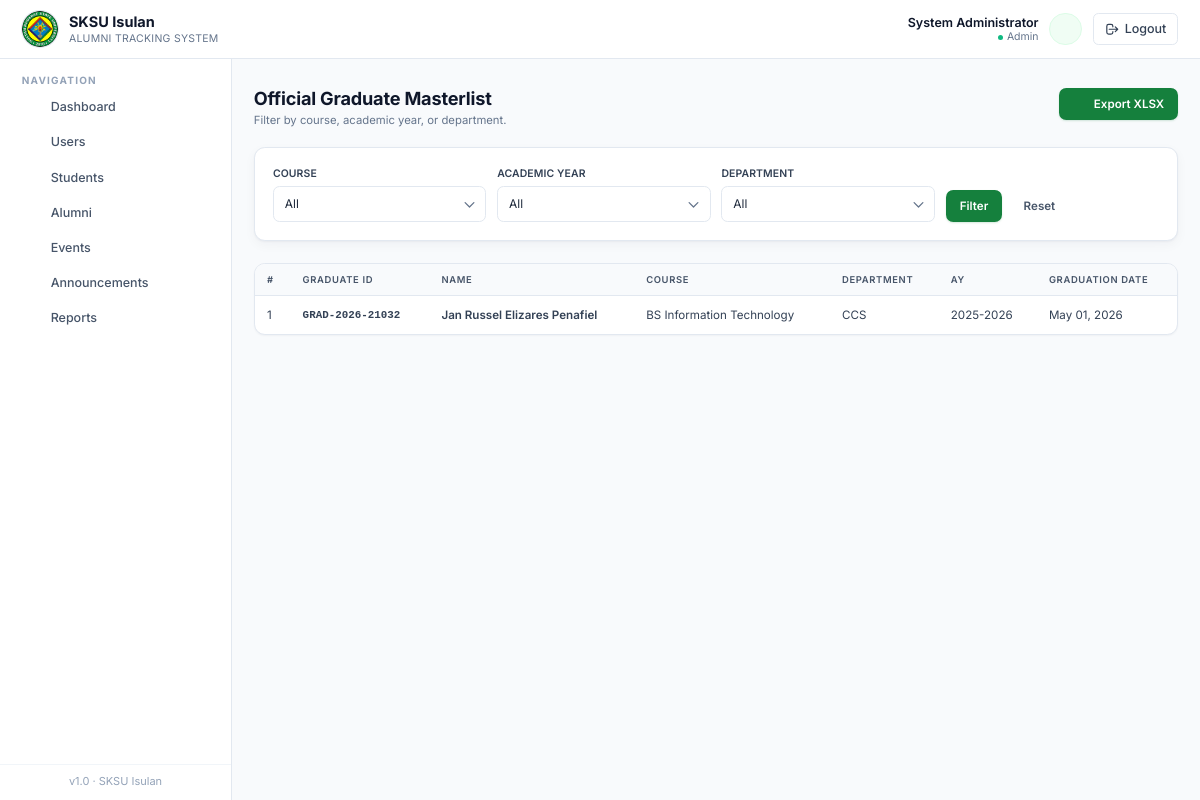
The app's page /pages/registrar/masterlist.php (signed in) with its own data.
### tables this page shows
CREATE TABLE `graduates` (
  `id` int(11) NOT NULL,
  `student_id` int(11) NOT NULL,
  `graduate_id` varchar(30) NOT NULL,
  `course` varchar(120) DEFAULT NULL,
  `department` varchar(120) DEFAULT NULL,
  `academic_year` varchar(20) DEFAULT NULL,
  `graduation_date` date DEFAULT NULL,
  `honors` varchar(80) DEFAULT NULL,
  `approved_by` int(11) DEFAULT NULL,
  `approved_at` datetime DEFAULT current_timestamp()
);

CREATE TABLE `users` (
  `id` int(11) NOT NULL,
  `full_name` varchar(150) NOT NULL,
  `email` varchar(150) NOT NULL,
  `password` varchar(255) NOT NULL,
  `role` enum('student','registrar','alumni','admin') NOT NULL DEFAULT 'student',
  `contact` varchar(30) DEFAULT NULL,
  `address` varchar(255) DEFAULT NULL,
  `status` enum('active','inactive') DEFAULT 'active',
  `created_at` datetime DEFAULT current_timestamp()
);

### includes/options.php (called while the page is built, shortened)
<?php
function app_course_groups(): array {
    return [
        'Engineering and Computing' => [
            'Bachelor of Science in Information Technology (BSIT)',
            'Bachelor of Science in Computer Science (BSCS)',
            'Bachelor of Science in Information Systems (BSIS)',
            'Bachelor of Science in Computer Engineering (BSCpE)',
            'Bachelor of Science in Civil Engineering (BSCE)',
        ],
        'Education and Technology' => [
            'Bachelor in Technical Teacher Education (BTTE)',
        ],
        'Industrial Technology Programs' => [
            'Bachelor in Industrial Technology major in Architectural Drafting Technology',
            'Bachelor in Industrial Technology major in Automotive Technology',
            'Bachelor in Industrial Technology major in Civil Technology',
            'Bachelor in Industrial Technology major in Electrical Technology',
            'Bachelor in Industrial Technology major in Food Technology',
            'Bachelor in Industrial Technology major in Electronics Technology',
        ],
    ];
}

### includes/db.php (called while the page is built, shortened)
<?php
function db_select($conn, $sql, $types = '', $params = []) {
    $stmt = mysqli_prepare($conn, $sql);
    mysqli_stmt_execute($stmt);
    $result = mysqli_stmt_get_result($stmt);
    $rows = [];
    while ($row = mysqli_fetch_assoc($result)) {
        $rows[] = $row;
    }
    return $rows;
}
function e($value) {
    return htmlspecialchars((string)$value, ENT_QUOTES, 'UTF-8');
}

### includes/helpers.php (called while the page is built, shortened)
<?php
require_once __DIR__ . '/icons.php';
require_once __DIR__ . '/options.php';
function fmt_date($date) {
    return date('M d, Y', strtotime($date));
}
function paginate(array $rows, int $per_page = 10, string $param = 'page'): array {
    $total = count($rows);
    $pages = max(1, (int)ceil($total / max(1, $per_page)));
    $page  = max(1, min($pages, (int)($_GET[$param] ?? 1)));
    $start = ($page - 1) * $per_page;
    $slice = array_slice($rows, $start, $per_page);
    return [
        'rows'     => $slice,
        'page'     => $page,
        'pages'    => $pages,
        'total'    => $total,
        'per_page' => $per_page,
        'from'     => $total ? $start + 1 : 0,
        'to'       => $start + count($slice),
        'param'    => $param,
    ];
}

### pages/registrar/masterlist.php (the view, shortened to what this page needs)
<?php
require_once __DIR__ . '/../../includes/auth.php';
require_once __DIR__ . '/../../includes/helpers.php';
$course = $_GET['course'] ?? '';
$year   = $_GET['year'] ?? '';
$dept   = $_GET['dept'] ?? '';
$conds = ['1'];
$types = '';
$params = [];
$where = implode(' AND ', $conds);
$all_rows = db_select($conn,
    "SELECT g.*, u.full_name, u.email FROM graduates g
     JOIN students s ON s.id=g.student_id JOIN users u ON u.id=s.user_id
     WHERE $where ORDER BY g.course, u.full_name", $types, $params);
$pg = paginate($all_rows, 15);
$years   = db_select($conn, "SELECT DISTINCT academic_year FROM graduates WHERE academic_year IS NOT NULL ORDER BY academic_year DESC");
include __DIR__ . '/../../templates/header.php';
include __DIR__ . '/../../templates/sidebar.php';
?>
<main class="flex-1 px-4 sm:px-6 py-8">
  <div class="page-head">
    <div>
      <h1>Official Graduate Masterlist</h1>
      <p class="subtitle">Filter by course, academic year, or department.</p>
    </div>
    <a href="<?= APP_URL ?>/actions/export_masterlist.php?<?= http_build_query(['course'=>$course,'year'=>$year,'dept'=>$dept]) ?>" class="btn-primary">
      <?= icon('document','w-4 h-4') ?>
      Export XLSX
    </a>
  </div>
  <form class="card grid sm:grid-cols-4 gap-3 mb-6 items-end">
    <div><label class="label">Course</label>
      <select name="course" class="input"><option value="">All</option>
      </select>
    </div>
    <div><label class="label">Academic Year</label>
      <select name="year" class="input"><option value="">All</option>
      </select>
    </div>
    <div><label class="label">Department</label>
      <select name="dept" class="input"><option value="">All</option>
      </select>
    </div>
    <div class="flex gap-2">
      <button class="btn-primary">Filter</button>
      <a href="?" class="btn-ghost">Reset</a>
    </div>
  </form>
  <div class="table-wrap has-pagination overflow-x-auto">
    <table class="table-clean">
      <thead>
        <tr>
          <th class="pl-6">#</th>
          <th>Graduate ID</th>
          <th>Name</th>
          <th>Course</th>
          <th>Department</th>
          <th>AY</th>
          <th class="pr-6">Graduation Date</th>
        </tr>
      </thead>
      <tbody>
        <?php $i = ($pg['page'] - 1) * $pg['per_page']; foreach ($rows as $r): $i++; ?>
          <tr>
            <td class="pl-6 text-ink-500" data-label="#"><?= $i ?></td>
            <td class="font-mono text-xs font-bold text-crimson-700" data-label="Graduate ID"><?= e($r['graduate_id']) ?></td>
            <td class="font-semibold text-ink-900" data-label="Name"><?= e($r['full_name']) ?></td>
            <td class="text-ink-700" data-label="Course"><?= e($r['course']) ?></td>
            <td class="text-ink-600" data-label="Department"><?= e($r['department']) ?></td>
            <td class="text-ink-600" data-label="AY"><?= e($r['academic_year']) ?></td>
            <td class="pr-6 text-ink-600" data-label="Graduation Date"><?= fmt_date($r['graduation_date']) ?></td>
          </tr>
        <?php endforeach; ?>
      </tbody>
    </table>
  </div>
</main>
<?php include __DIR__ . '/../../templates/footer.php'; ?>

### assets/css/app.css (style rules this page uses)
:root { --crimson-50:#f0fdf4; --crimson-100:#dcfce7; --crimson-200:#bbf7d0; --crimson-300:#86efac; --crimson-400:#4ade80; --crimson-500:#22c55e; --crimson-600:#16a34a; --crimson-700:#15803d; --crimson-800:#166534; --crimson-900:#14532d; --ink-50:#f8fafc; --ink-100:#f1f5f9; --ink-200:#e2e8f0; --ink-300:#cbd5e1; --ink-400:#94a3b8; --ink-500:#64748b; --ink-600:#475569; --ink-700:#334155; --ink-800:#1e293b; --ink-900:#0f172a; }
html { font-size: 14.5px; }
html, body { font-family: 'Inter', ui-sans-serif, system-ui, -apple-system, 'Segoe UI', Roboto, sans-serif; }
body { color: var(--ink-800); background: var(--ink-50); line-height: 1.5; }
.card { background:#fff; border-radius: 0.75rem; border:1px solid var(--ink-200); box-shadow: 0 1px 2px rgba(15,23,42,0.04), 0 4px 12px rgba(15,23,42,0.04); padding:1.25rem; transition: box-shadow .2s ease, transform .2s ease, border-color .2s ease; }
.btn-primary, .btn-secondary, .btn-ghost, .btn-danger { display: inline-flex; align-items: center; justify-content: center; gap: 0.45rem; font-weight: 600; font-size: 0.8rem; padding: 0.55rem 0.9rem; border-radius: 0.5rem; transition: background .15s ease, color .15s ease, border-color .15s ease, box-shadow .15s ease, transform .05s ease; border: 1px solid transparent; cursor: pointer; line-height: 1.25; }
.btn-primary { background: var(--crimson-700); color:#fff; box-shadow: 0 1px 2px rgba(21,128,61,0.18); }
.btn-ghost { background: transparent; color: var(--ink-600); }
.input, select.input, textarea.input { width:100%; padding: 0.55rem 0.75rem; border:1px solid var(--ink-200); background:#fff; border-radius: 0.45rem; outline: none; font-size: 0.825rem; color: var(--ink-800); transition: border-color .15s ease, box-shadow .15s ease, background .15s ease; }
.input::placeholder { color: var(--ink-400); }
select.input { appearance: none; background-repeat: no-repeat; background-position: right 0.6rem center; background-size: 1rem; padding-right: 2.1rem; }
.label { display:block; font-size: 0.72rem; font-weight: 600; color: var(--ink-700); margin-bottom: 0.3rem; letter-spacing: 0.01em; text-transform: uppercase; }
.table-clean { width:100%; border-collapse: separate; border-spacing: 0; font-size: 0.8rem; }
.table-clean thead th { background: var(--ink-50); color: var(--ink-600); font-weight: 600; text-align:left; padding: 0.6rem 0.85rem; font-size: 0.65rem; text-transform: uppercase; letter-spacing: 0.07em; border-bottom:1px solid var(--ink-200); white-space: nowrap; }
.table-clean tbody td { padding: 0.7rem 0.85rem; border-bottom:1px solid var(--ink-100); color: var(--ink-700); vertical-align: middle; }
.table-clean tbody tr:last-child td { border-bottom: none; }
.table-clean tbody tr { transition: background .12s ease; }
.table-wrap { background:#fff; border:1px solid var(--ink-200); border-radius: 0.75rem; overflow: hidden; box-shadow: 0 1px 2px rgba(15,23,42,0.04); }
.page-head { display:flex; align-items: flex-start; justify-content: space-between; gap: 1rem; margin-bottom: 1.25rem; flex-wrap: wrap; }
.page-head h1 { font-size: 1.25rem; font-weight: 700; color: var(--ink-900); letter-spacing: -0.01em; line-height: 1.2; }
.page-head .subtitle { font-size: 0.78rem; color: var(--ink-500); margin-top: 0.15rem; }
.table-wrap.has-pagination { border-bottom-left-radius: 0; border-bottom-right-radius: 0; border-bottom: 0; }
.table-wrap.has-pagination:not(:has(+ .pagination)) { border-bottom-left-radius: 0.75rem; border-bottom-right-radius: 0.75rem; border-bottom: 1px solid var(--ink-200); }

### records on screen
graduates: graduate "GRAD-2026-21032", users.full_name "Jan Russel Elizares Penafiel", course "BS Information Technology", department "CCS", academic_year "2025-2026", graduation_date "May 01, 2026"

### other values on screen
$_SESSION['full_name'] "System Administrator"
$_role "Admin"
$label "Dashboard"
$label "Users"
$label "Students"
$label "Alumni"
$label "Events"
$label "Announcements"
$label "Reports"
